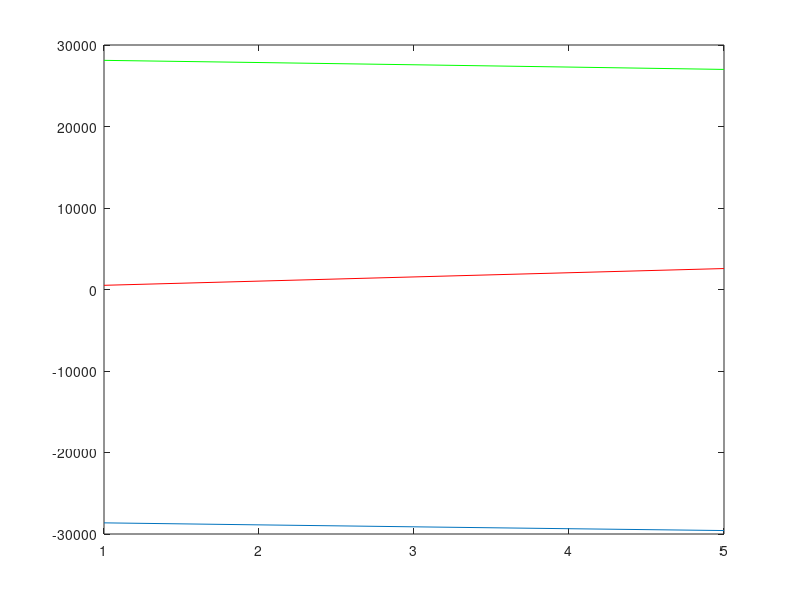

MATLAB code for this plot:
% // TI File $Revision: /main/3 $
% // Checkin $Date: November 09, 2010   13:05:07 $
% // =====================================================================================
% //  This software is licensed for use with Texas Instruments C28x
% //  family DSCs.  This license was provided to you prior to installing
% //  the software.  You may review this license by consulting a copy of
% //  the agreement in the doc directory of this library.
% //======================================================================================
% /* ==============================================================================
% 
% System Name:    Signal Generator Module demo 
% 
% File Name:      SGENTI3.m
% 
% Description:    Primary System file for demonstrating the Signal Generator module
% 
% Originator:     Digital control systems Group - Texas Instruments
% 
% Target dependency:  x2407/x241/2/3
% 
% Description:
% ============
% 
%    The "C" frame work, for demonstrating the signal generator module is given below
%                              ___________________                   ______________
%                             |                   |     x1=out1     |              |
%                             |                   |------o--------->|  EVMDAC      |
%          gain   o---------->|                   |     x2=out2     |  PWMDAC      |
%          offset o---------->|     SGENTI_3      |------o--------->|              |
%          freq   o---------->|                   |     x3=out3     |  DLOG_4CH    |
%                             |                   |------o--------->|              | 
%                             |___________________|                 |______________|
% 
% */
% //######################################################################################
% // $TI Release: C28x SGEN Library v1.00 $
% // $Release Date: November 09, 2011 $
% // $Copyright: $
% //######################################################################################

close all
clear all

N=input('Please enter signal length N =');

t=1:N;

step_max=1000;

gain=1;
f=50;
fs=20000;

fmax=step_max*fs/65536
freq=2^15*f/fmax

f_norm=163.84;             %f_norm is normalized frequency in Q16 format, f/fs*2^16
phase_norm=0;        %normalized phase offset phase_norm=(pi/4/(2*pi))*2^16=8192
                        %here phase offset=pi/4
                        
phase=0;

output2=gain*sin(2*pi*(f_norm*t/2^16+phase_norm/2^16)+4*pi/3);
                        
output1=gain*sin(2*pi*(f_norm*t/2^16+phase_norm/2^16)+2*pi/3);

output0=gain*sin(2*pi*(f_norm*t/2^16+phase_norm/2^16));

output2=output2*2^15;     %Q15 format

output1=output1*2^15;     %Q15 format

output0=output0*2^15;     %Q15 format

plot(output2)
hold on
plot(output0,'r')
plot(output1,'g')